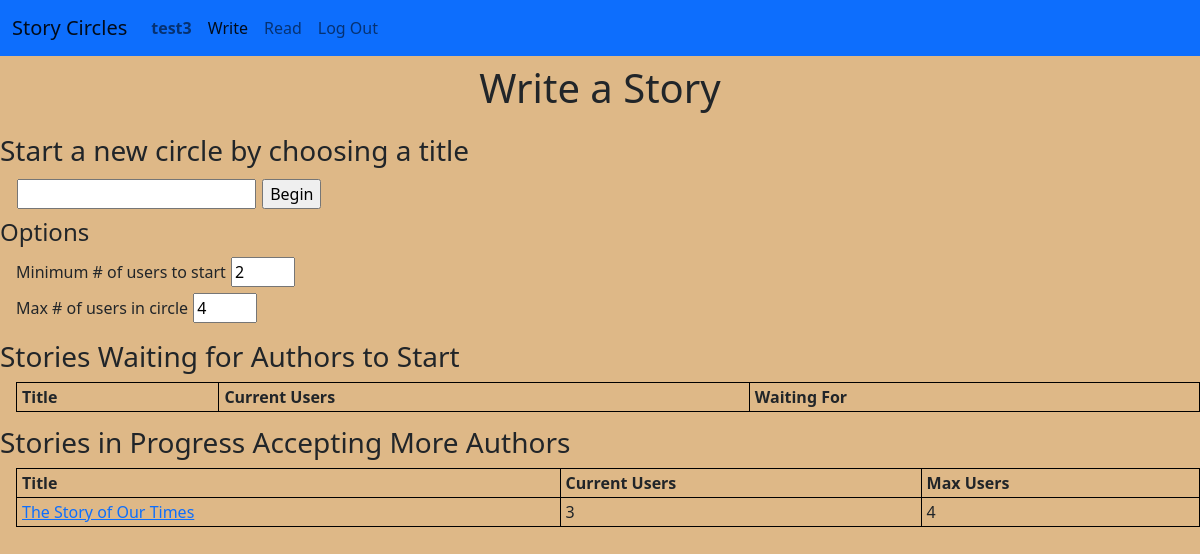
/circle/ (signed in), run on an earlier commit of the app's database.
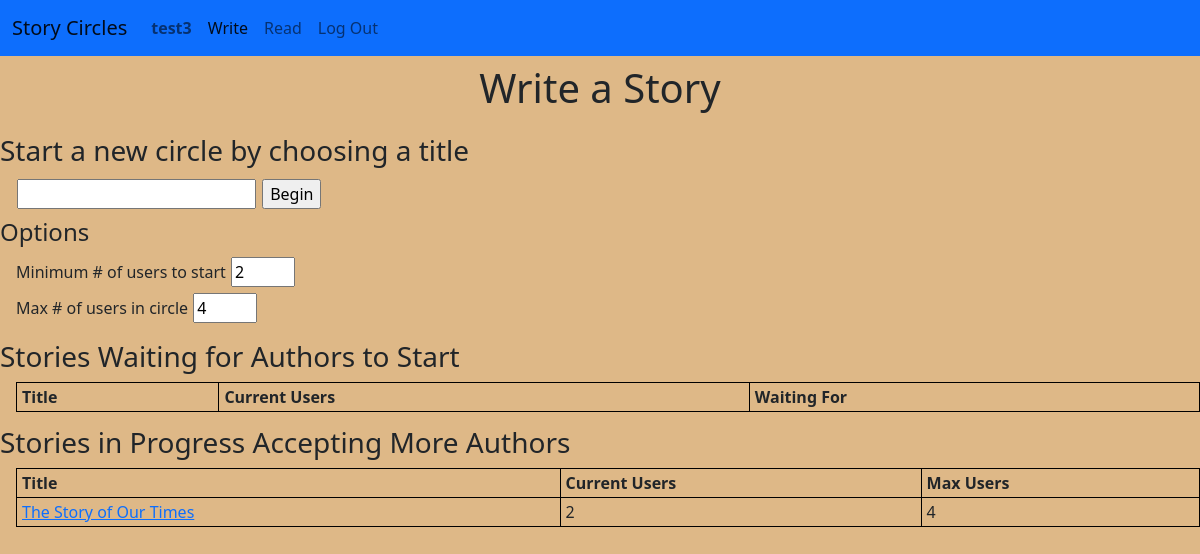
And on a later commit of the database.
### circle/models.py (models this page shows, shortened)
class User(AbstractUser):
    user_since = models.DateTimeField(blank=False, auto_now_add=True)
    liked_stories = models.ManyToManyField(
        "Story",
        related_name="liked_by",
        blank=True,
    )
    def get_absolute_url(self):
        return reverse('user', args=[self.pk])

class Circle(models.Model):
    creation_time = models.DateTimeField(auto_now_add=True)
    threshold_user_ct = models.IntegerField() #This is the number of users that must be connected to start the story
    max_user_ct = models.IntegerField()
    user_ct = models.IntegerField(default=0)
    turn_order = models.JSONField(default=list)
    proposed_ending = models.ForeignKey('User',
                                        null=True, on_delete=models.SET_NULL,
                                        related_name='ending_proposed')
    approved_ending = models.ManyToManyField(
        User,
        blank=True
    )
    story = models.OneToOneField(
        'Story',
        blank=True,
        on_delete=models.CASCADE,
    )
    objects = CircleManager()
    open_circles = OpenCircleManager()
    waiting_circles = WaitingCircleManager()

class Story(models.Model):
    title = models.TextField(unique=True)
    authors = models.ManyToManyField(
        User,
        related_name="stories",
        blank=True
    )
    text = models.TextField()
    start_time = models.DateTimeField(blank=True, null=True)
    finish_time = models.DateTimeField(blank=True, null=True)
    finished = models.BooleanField(default=False)
    def get_absolute_url(self):
        if self.finished:
            return reverse('finished_story', args = [self.pk])
        else:
            return reverse('circle', args = [self.circle.pk])

### circle/views.py (the view)
# urls.py: path('', views.index, name='index'),
@login_required
def index(request):
    return render(request, 'circle/index.html', {
        "open_circles": Circle.open_circles.all(),
        "waiting_circles": Circle.waiting_circles.order_by('creation_time')
    })

### circle/models.py (called while the page is built)
    def get_queryset(self):
        return super().get_queryset().filter(user_ct__lt=F('max_user_ct'), story__start_time__isnull=False)

    def get_queryset(self):
        return super().get_queryset().filter(story__start_time__isnull=True)

### circle/templates/circle/index.html (shortened to what this page needs)
{% extends "circle/layout.html" %}
{% load static %}
{% block body %}
    <h1>
        Write a Story
    </h1>
    <h3>Start a new circle by choosing a title</h3>
    <div class="input-div">
        <input id="title-input" type="text" size="20">
        <input id="title-submit" type="button" value="Begin"><br>
    </div>
    <h4>Options</h4>
    <div class="input-div">
        <label for="threshold-user-ct">Minimum # of users to start</label>
        <input id="threshold-user-ct-input" type="number" name="threshold-user-ct" min="2" max="100" value="2"><br>
        <label for="max-user-ct">Max # of users in circle</label>
        <input id="max-user-ct-input" type="number" name="max-user-ct" min ="2" max="100" value="4">
    </div>
    <h3>Stories Waiting for Authors to Start</h3>
    <table>
        <tr>
            <th>Title</th>
            <th>Current Users</th>
            <th>Waiting For</th>
        </tr>
    </table>
    <h3>Stories in Progress Accepting More Authors</h3>
    <table>
        <tr>
            <th>Title</th>
            <th>Current Users</th>
            <th>Max Users</th>
        </tr>
        {% for circle in open_circles %}
        <tr>
            <td><a href="{{ circle.story.get_absolute_url }}">{{ circle.story.title }}</a></td>
            <td>{{ circle.user_ct }}</td>
            <td>{{ circle.max_user_ct }}</td>
        </tr>
        {% endfor %}
    </table>
{% endblock %}

### circle/templates/circle/layout.html (shortened to what this page needs)
{% load static %}
<!DOCTYPE html>
<html lang="en">
    <head>
        <link href="https://cdn.jsdelivr.net/npm/bootstrap@5.0.0-beta1/dist/css/bootstrap.min.css" rel="stylesheet">
        <link href="{% static 'circle/styles.css' %}" rel="stylesheet">
    </head>
    <body>
        <nav class="navbar navbar-expand-md navbar-light bg-primary">
            <div class="container-fluid">
                <a class="navbar-brand" href="{% url 'index' %}">Story Circles</a>
                <div class="collapse navbar-collapse" id="navbarToggle">
                    <ul class="navbar-nav me-auto">
                        {% if user.is_authenticated %}
                        <li class="nav-item">
                            <a class="nav-link" id="current-user-nav" href="{{ user.get_absolute_url }}"><strong>{{ user.username }}</strong></a>
                        </li>
                        <li class="nav-item">
                            <a class="nav-link" id="write-nav" href="{% url 'index' %}">Write</a>
                        </li>
                        <li class="nav-item">
                            <a class="nav-link" id="read-nav" href="{% url 'finished_stories' %}">Read</a>
                        </li>
                        <li class="nav-item">
                            <a class="nav-link" href="{% url 'logout' %}">Log Out</a>
                        </li>
                        {% endif %}
                    </ul>
                </div>
            </div>
        </nav>
        <div class="body container-fluid d-flex flex-column h-100 w-100 px-0">
            {% block body %}
            {% endblock %}
        </div>
    </body>
</html>

### circle/static/circle/styles.css (style rules this page uses)
html, body { height: 100%; }
body { background-color: BurlyWood; }
h1 { margin-top: 0.5rem; text-align: center; }
h3 { margin-top: 0.5em; }
h4 { margin-top: 0.25em; }
input { box-sizing: border-box; margin: 3px 1px; }
input[type=number] { width: 4em; }
table { border-collapse: collapse; margin-left: 1rem; }
table, th, td { border: 1px solid black; padding: 2px 5px; }
.input-div { margin-left: 1rem; }

What changed in the data, as far as the page shows it:
changed Circle "The Story of Our Times": user_ct "3" → "2"
